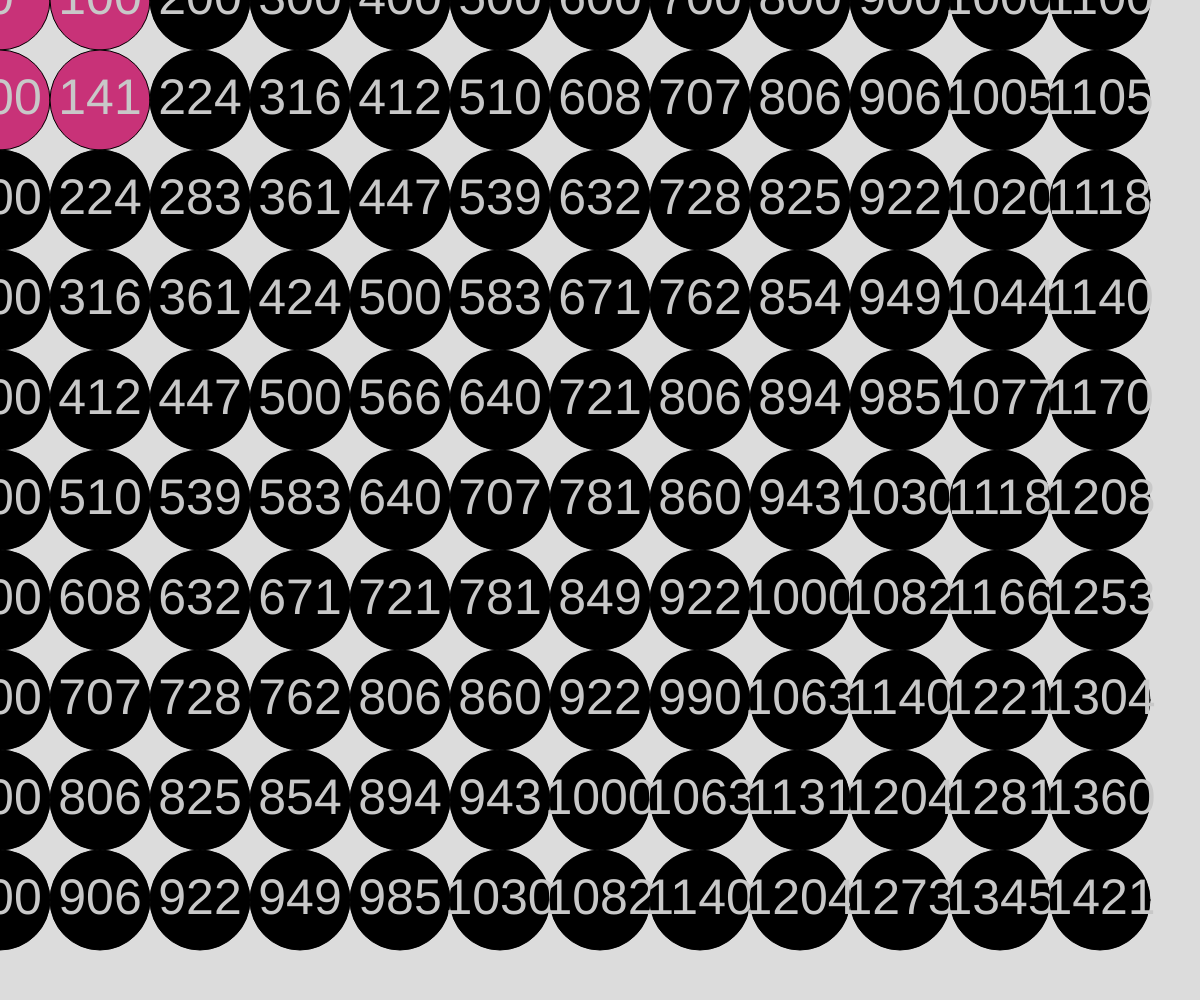
Frame 1 (no input)
Frame 60 (no input): identical to frame 1, image omitted
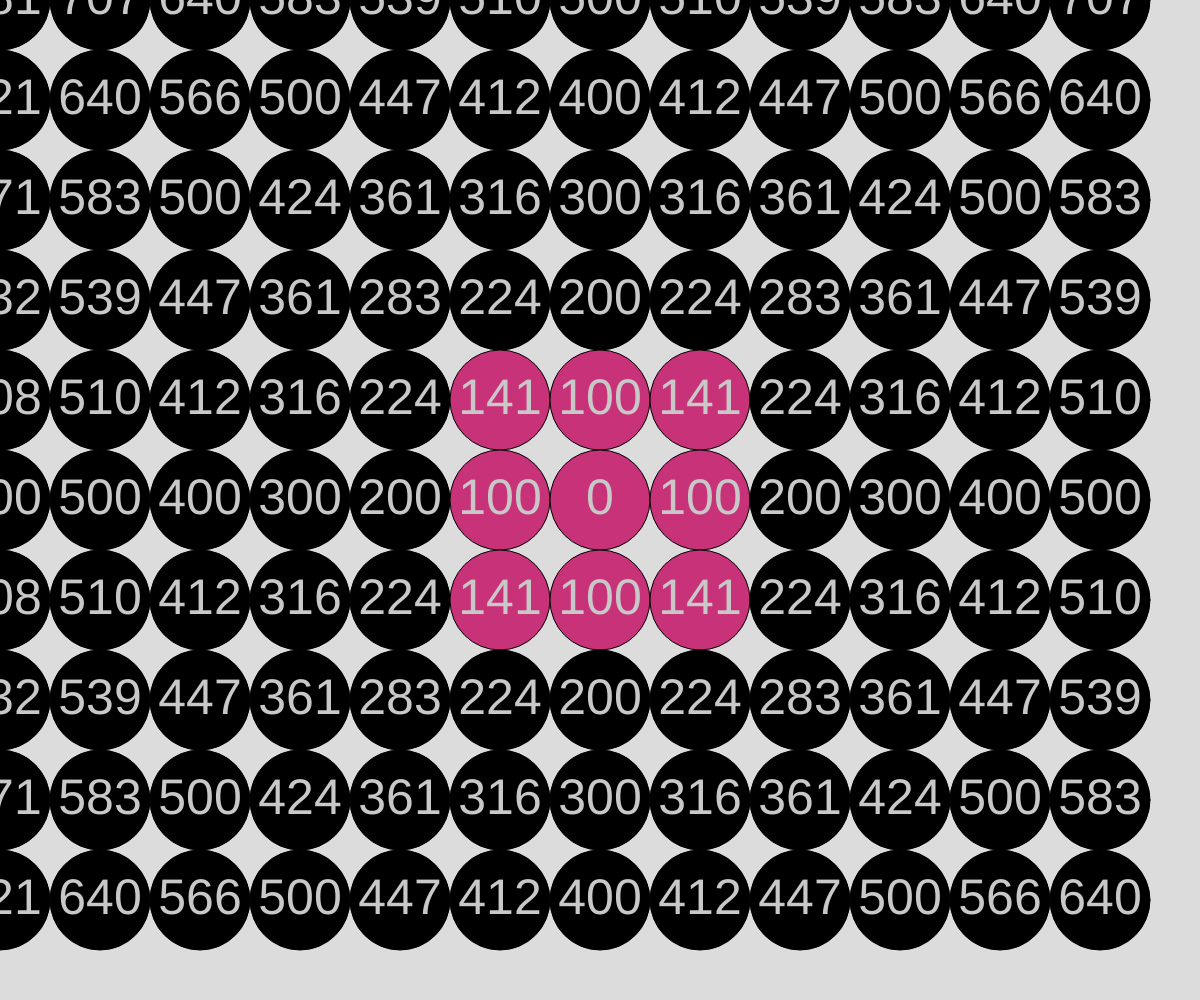
Frame 120 (the mouse pressed at the canvas centre since frame 60)

The p5.js sketch that drew these frames (run headless with seeded random() and noise() and a simulated clock; from frame 60 on, the mouse is pressed at the canvas centre):

// p5.js sketch
// ── sketch.js
// Drawing with loops
// Michael R
// October 9, 2024
//
// Extra for Experts:
// - describe what you did to take this project "above and beyond"


let gridSpacing = 100;
function setup() {
  createCanvas(windowWidth, windowHeight);
  
  // loopReview();
}

function draw() {
  background(220);
  renderGrid();
}

function loopReview(){
  for (let x = 0; x < 4; x++){
    for (let y = 0; y < 4; y++){
      print(x, y);
    }
  }
}
function renderGrid(){
  for (let x = 0; x < width; x = x + gridSpacing){
    for (let y = 0; y < height ; y = y + gridSpacing){
      
      let d = circleDistance(x,y,mouseX,mouseY);
      if(d>150){
        fill(0);
      }
      else{
        fill(200,50,120);
      }
      
      circle(x,y,gridSpacing);
      fill(200)
      textSize(gridSpacing/2);
      textAlign(CENTER, CENTER);
      text(d,x,y);
    }
  }
}
function circleDistance(x1,y1,x2,y2){
  let a = abs(x1-x2);
  let b = abs(y1-y2);
  let c = sqrt(pow(a,2) + pow(b,2));
  return round(c);

}
